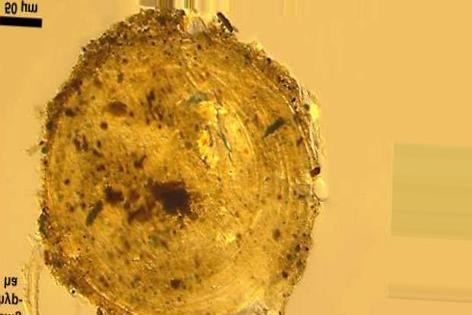
#> input picture Imagenes/Ectomicorrizas/img_ecto (129).jpg, 472 x 315 px, found by its file name; its folder holds 4 pictures in this run
$ jupyter execute --allow-errors Proyecto_Micorrizas.ipynb
#> lines starting #> are read from the running program, lines starting #| are printed output that depends on the picture
# Importación de librerías

[cell 1]
import os
import cv2
import joblib
import numpy as np
import seaborn as sns
import matplotlib.pyplot as plt
from sklearn.model_selection import train_test_split
from sklearn.svm import SVC, OneClassSVM
from sklearn.model_selection import GridSearchCV
from sklearn.metrics import classification_report, accuracy_score, confusion_matrix
from google.colab import files
from tensorflow.keras.preprocessing import image

# Definición de rutas

[cell 2]
repo_dir = '/content/Micorrizas'
# Definir rutas de las imágenes
ecto_dir = os.path.join(repo_dir, 'Imagenes/Ectomicorrizas')
endo_dir = os.path.join(repo_dir, 'Imagenes/Endomicorrizas')

# Funciones

## Cargar imagenes y Asignar etiquetas

[cell 3]
# Función para cargar imágenes y etiquetas
def cargar_img_labels(ecto_dir, endo_dir):
    images = []
    labels = []

    # Cargar imágenes de ectomicorrizas
    for nombre_img in os.listdir(ecto_dir):
        ruta_img = os.path.join(ecto_dir, nombre_img)
        img = cv2.imread(ruta_img)
#> img is the input picture: shape (315, 472, 3); mean B, G, R 63.7, 158.6, 210.7
        if img is not None:
            img = cv2.resize(img, (150, 150))
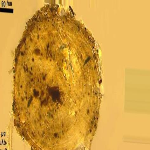
#> img: shape (150, 150, 3); mean B, G, R 63.7, 158.6, 210.7
            images.append(img)
            labels.append(0)  # Ectomicorrizas = 0
#> pass 2 of the loop in cargar_img_labels, `for nombre_img in os.listdir(ecto_dir):`:
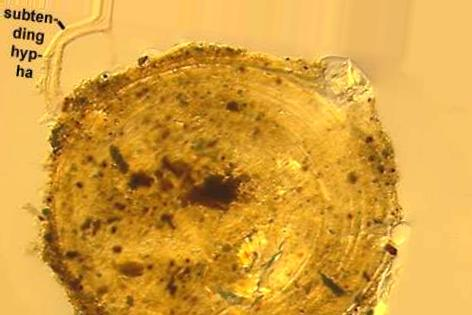
#> input picture Imagenes/Ectomicorrizas/img_ecto (139).jpg, 472 x 315 px, found by its file name
#> in cargar_img_labels, img is the input picture: shape (315, 472, 3); mean B, G, R 61.6, 160.8, 216.4
#> in cargar_img_labels, `img = cv2.resize(img, (150, 150))`:
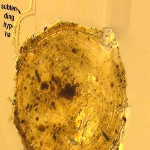
#> img: shape (150, 150, 3); mean B, G, R 61.5, 160.7, 216.3
#> pass 3 of the loop in cargar_img_labels, `for nombre_img in os.listdir(ecto_dir):`:
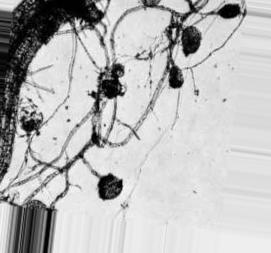
#> input picture Imagenes/Ectomicorrizas/img_ecto (157).jpg, 271 x 253 px, found by its file name
#> in cargar_img_labels, img is the input picture: shape (253, 271, 3); min 0, max 255, mean 186.3
#> in cargar_img_labels, `img = cv2.resize(img, (150, 150))`:
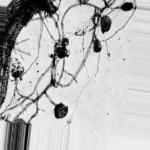
#> img: shape (150, 150, 3); min 0, max 249, mean 186.2
#> the loop made 4 passes; the first 3 are shown

    # Cargar imágenes de endomicorrizas
    for nombre_img in os.listdir(endo_dir):
        ruta_img = os.path.join(endo_dir, nombre_img)
        img = cv2.imread(ruta_img)
        if img is not None:
            img = cv2.resize(img, (150, 150))
            images.append(img)
            labels.append(1)  # Endomicorrizas = 1

    return np.array(images), np.array(labels)

## Segmentación de Imagenes

[cell 4]
def segmentacion_img(image):
    gray = cv2.cvtColor(image, cv2.COLOR_BGR2GRAY)
    _, thresh = cv2.threshold(gray, 0, 255, cv2.THRESH_BINARY + cv2.THRESH_OTSU)
    return thresh

## Extracción de Características

[cell 5]
def extraccion_caracteristicas(images):
    features = []
    for img in images:
        segmented = segmentacion_img(img)
        shape_features = cv2.HuMoments(cv2.moments(segmented)).flatten()
        color_features = cv2.mean(img)[:3]
        features.append(np.hstack((shape_features, color_features)))
    return np.array(features)

## Cargar imagen para predicción del modelo

[cell 6]
def cargar_imagen_prediccion(img_path):
  img = cv2.imread(img_path)

  if img is None:
    return None

  img = cv2.resize(img, (150, 150))
  segmented = segmentacion_img(img)
  shape_features = cv2.HuMoments(cv2.moments(segmented)).flatten()
  color_features = cv2.mean(img)[:3]
  features = np.hstack((shape_features, color_features))
  return features

# División del Conjunto de Datos

#> (a cell that did not finish here is left out)

#> (a cell that did not finish here is left out)

#> (a cell that did not finish here is left out)

#> (a cell that did not finish here is left out)

# Busqueda de los mejores parámetros

[cell 11]
param_grid = {
    'C': [0.1, 1, 10, 100],
    'gamma': [1, 0.1, 0.01, 0.001],
    'kernel': ['rbf', 'linear', 'sigmoid']
}
#> param_grid = {'C': [0.1, 1, 10, 100], 'gamma': [1, 0.1, 0.01, 0.001], 'kernel': ['rbf', 'linear', 'sigmoid']}
